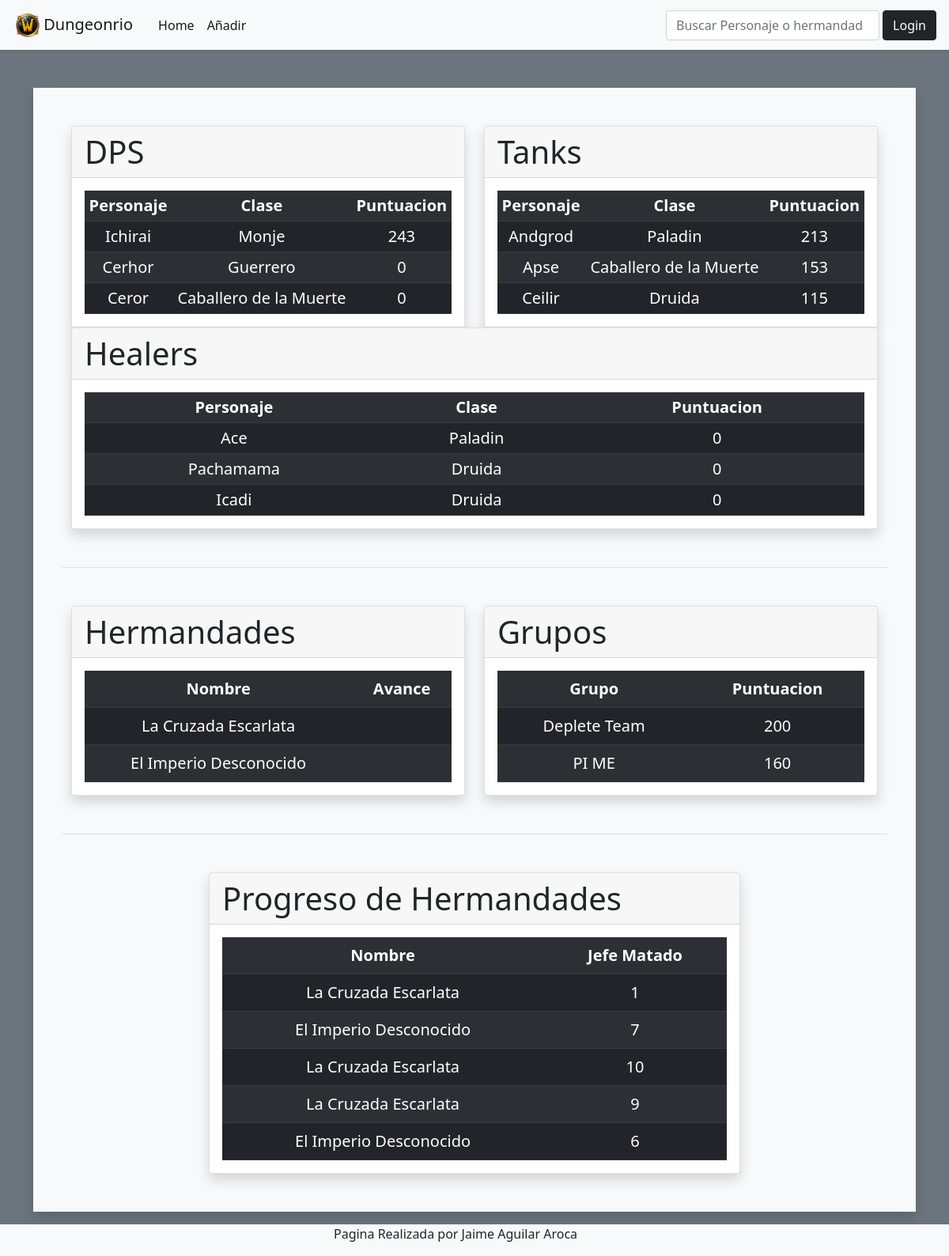
Before: / with the older database file.
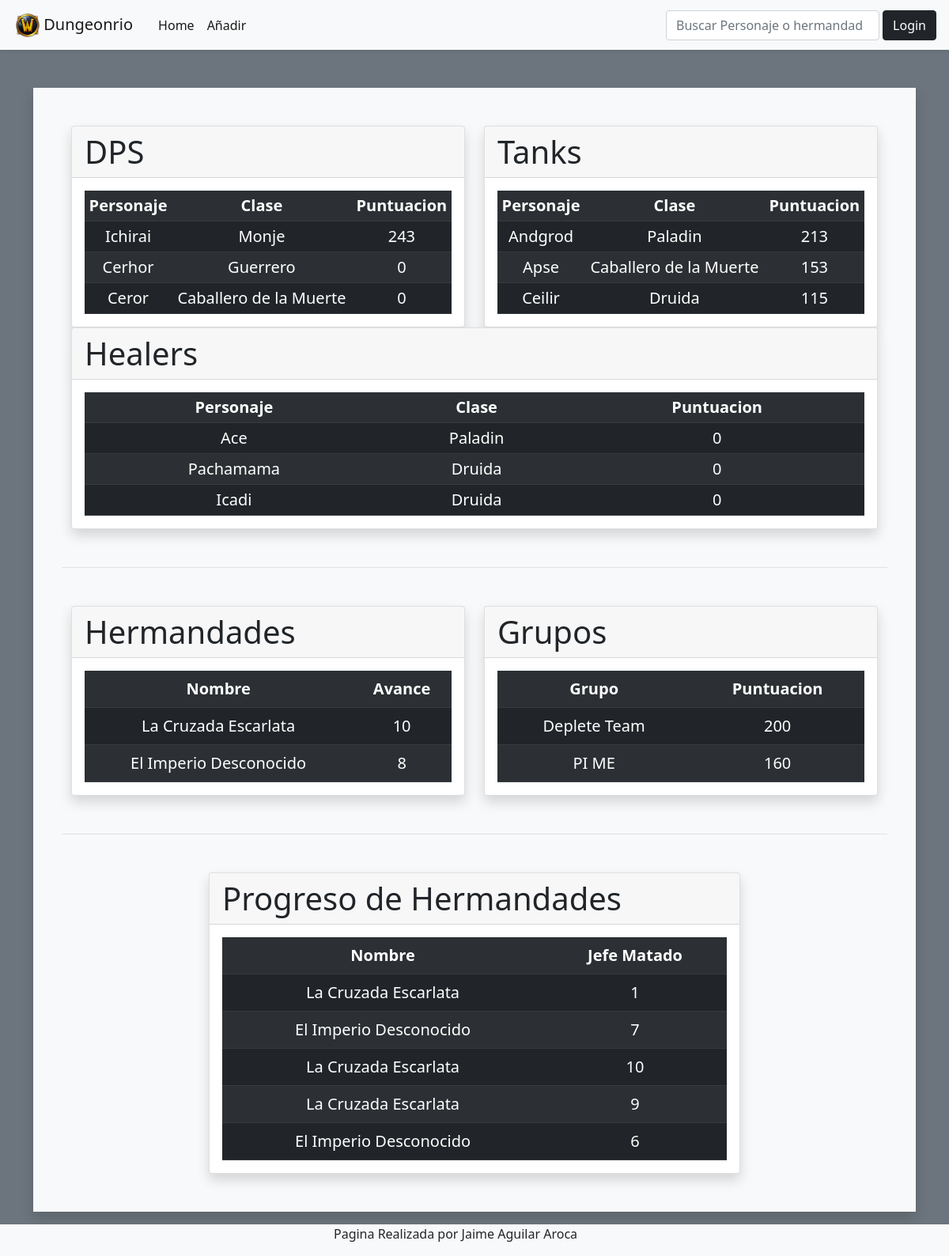
After: the same page with the newer database file.
### tables this page shows
CREATE TABLE personaje(ID INT AUTO_INCREMENT UNIQUE,
							nombre VARCHAR(20) UNIQUE,
							clase VARCHAR(50),
							especializacion VARCHAR(20),
							favorito BOOLEAN,
							ID_jugador INT,
							ID_hermandad INT,
							puntuacion INT,
							PRIMARY KEY (ID),
							FOREIGN KEY (ID_jugador) REFERENCES jugador(ID) ON DELETE CASCADE,
							FOREIGN KEY (ID_hermandad) REFERENCES hermandad(ID) ON DELETE CASCADE);

CREATE TABLE hermandad(ID INT AUTO_INCREMENT UNIQUE,
							nombre VARCHAR(50) UNIQUE,
							logo VARCHAR(20),
							descripcion VARCHAR(200),
							avance INT,
							PRIMARY KEY (ID));

CREATE TABLE grupo(ID INT AUTO_INCREMENT UNIQUE,
						nombre VARCHAR(50) UNIQUE,
						puntuacion INT,
						PRIMARY KEY (ID));

CREATE TABLE progreso(ID_hermandad INT,
							jefeMatado INT,
							fecha TIMESTAMP DEFAULT CURRENT_TIMESTAMP);

### backend.php (the view, shortened to what this page needs)
<?php
    function GetTopPersonajes($espec){
        $conection = mysqli_connect('127.0.0.1', 'root', '');
        mysqli_select_db($conection, "dungeonrio");
        $sql = "SELECT nombre, clase, puntuacion
                FROM personaje
                WHERE especializacion = '$espec'
                ORDER BY puntuacion DESC LIMIT 3";
        $result = mysqli_query($conection,$sql);
        echo "<table class='table table-dark table-striped table-sm'>";
        echo "<tr class='text-center'><th scope='col'>Personaje</th><th scope='col'>Clase</th><th scope='col'>Puntuacion</th></tr>";
        while ($row = mysqli_fetch_array($result)) {
            echo "<tr class='text-center'>";
            echo "<td scope='row'>".$row["nombre"]."</td>";
            echo "<td>".$row["clase"]."</td>";
            echo "<td>".$row["puntuacion"]."</td>";
            echo "</tr>";
        }
        echo "</table>";
    }
    function GetTopGrupos(){
        $conection = mysqli_connect('127.0.0.1', 'root', '');
        mysqli_select_db($conection, "dungeonrio");
        $sql = "SELECT nombre,puntuacion,ID
                FROM grupo
                ORDER BY puntuacion DESC LIMIT 3";
        $result = mysqli_query($conection,$sql);
        echo "<table class='table table-dark table-striped'>";
        echo "<tr class='text-center'><th scope='col'>Grupo</th><th scope='col'>Puntuacion</th></tr>";
        while ($row = mysqli_fetch_array($result)) {
            echo "<tr class='text-center'>";
            echo "<td scope='row'>".$row["nombre"]."</td>";
            echo "<td>".$row["puntuacion"]."</td>";
            echo "</tr>";
        }
        echo "</table>";
    }
    function GetTopHermandades(){
        $conection = mysqli_connect('127.0.0.1', 'root', '');
        mysqli_select_db($conection, "dungeonrio");
        $sql = "SELECT nombre,avance
                FROM hermandad ORDER BY avance DESC LIMIT 5";
        $result = mysqli_query($conection,$sql);
        echo "<table class='table table-dark table-striped'>";
        echo "<tr class='text-center'><th scope='col'>Nombre</th><th scope='col'>Avance</th></tr>";
        while ($row = mysqli_fetch_array($result)) {
            echo "<tr class='text-center'>";
            echo "<td scope='row'>".$row["nombre"]."</td>";
            echo "<td>".$row["avance"]."</td>";
            echo "</tr>";
        }
        echo "</table>";
    }
    function GetHermandadesProgreso(){
        $conection = mysqli_connect('127.0.0.1', 'root', '');
        mysqli_select_db($conection, "dungeonrio");
        $sql = "SELECT h.nombre, p.jefeMatado , fecha
                FROM progreso AS p INNER JOIN hermandad AS h ON p.ID_hermandad = h.ID ORDER BY fecha DESC LIMIT 5";
        $result = mysqli_query($conection,$sql);
        echo "<table class='table table-dark table-striped'>";
        echo "<tr class='text-center'><th scope='col'>Nombre</th><th scope='col'>Jefe Matado</th></tr>";
        while ($row = mysqli_fetch_array($result)) {
            echo "<tr class='text-center'>";
            echo "<td scope='row'>".$row["nombre"]."</td>";
            echo "<td>".$row["jefeMatado"]."</td>";
            echo "</tr>";
        }
        echo "</table>";
    }
?>

### index.php (shortened to what this page needs)
<!DOCTYPE html>
<html lang="es">
<head>
    <link href="https://cdn.jsdelivr.net/npm/bootstrap@5.1.3/dist/css/bootstrap.min.css" rel="stylesheet">
</head>
<?php
    include "backend.php";
?>
<body class=" bg-secondary">
    <header class="navbar navbar-expand-lg navbar-light bg-light shadow-sm">
            <div class="container-fluid">
                <a class="navbar-brand p-2" href="#">
                    <img src="img/logo.png" alt="logo" width="30" height="30" class="d-inline-block align-text-top">
                    Dungeonrio
                </a>
                <div class="collapse navbar-collapse" id="navbarSupportedContent">
                <ul class="navbar-nav me-auto mb-2 mb-lg-0">
                    <li class="nav-item">
                    <a class="nav-link active" aria-current="page" href="#">Home</a>
                    </li>
                    <li class="nav-item">
                    <a class="nav-link active" href="add.php">Añadir</a>
                    </li>
                </ul>
                <input style="width: 270px;" class="form-control" type="text" onkeyup="busqueda()" name="busqueda" id="busqueda" placeholder="Buscar Personaje o hermandad">
                <?php
                    if (!isset($_SESSION['user'])) {
                        echo "<a class='m-1 btn btn-dark' href='login.php'>Login</a>";
                    }
                ?>
                </div>
            </div>
    </header>
    <main class="container mt-5 mb-3">
        <div class="container bg-light p-5 shadow">
            <div class="row border-bottom pb-5">
                <div class="col-md">
                    <div class="card shadow">
                        <h1 class="card-header">DPS</h1>
                        <div class="card-body">
                            <blockquote class="blockquote mb-0">
                            <?php
                            GetTopPersonajes("DPS");
                            ?>
                            </blockquote>
                        </div>
                    </div>
                </div>
                <div class="col-md">
                    <div class="card shadow">
                        <h1 class="card-header">Tanks</h1>
                        <div class="card-body">
                            <blockquote class="blockquote mb-0">
                            <?php
                            GetTopPersonajes("Tank");
                            ?>
                            </blockquote>
                        </div>
                    </div>
                </div>
                <div class="col-md">
                    <div class="card shadow">
                        <h1 class="card-header">Healers</h1>
                        <div class="card-body">
                            <blockquote class="blockquote mb-0">
                            <?php
                            GetTopPersonajes("Healer");
                            ?>
                            </blockquote>
                        </div>
                    </div>
                </div>
            </div>
            <div class="row mt-5 border-bottom pb-5">
                <div class="col">
                    <div class="card shadow">
                        <h1 class="card-header">Hermandades</h1>
                        <div class="card-body">
                            <blockquote class="blockquote mb-0">
                            <?php
                            GetTopHermandades();
                            ?>
                            </blockquote>
                        </div>
                    </div>
                </div>
                <div class="col">
                    <div class="card shadow">
                        <h1 class="card-header">Grupos</h1>
                        <div class="card-body">
                            <blockquote class="blockquote mb-0">
                            <?php
                            GetTopGrupos();
                            ?>
                            </blockquote>
                        </div>
                    </div>
                </div>
            </div>
            <div class="row justify-content-center mt-5">
                <div class="col-8">
                    <div class="card shadow">
                        <h1 class="card-header">Progreso de Hermandades</h1>
                        <div class="card-body">
                            <blockquote class="blockquote mb-0">
                            <?php
                            GetHermandadesProgreso()
                            ?>
                            </blockquote>
                        </div>
                    </div>
                </div>
            </div>
        </div>
    </main>
    <footer class="container-fluid bg-light">
        <div class="container">
            <div class="row">
                <div class="col"></div>
                <div class="col">
                    <p>Pagina Realizada por Jaime Aguilar Aroca</p>
                </div>
                <div class="col"></div>
            </div>
        </div>
    </footer>
</body>
</html>

Changed rows visible on the page:
changed hermandad "La Cruzada Escarlata": avance (not shown) → "10"
changed hermandad "El Imperio Desconocido": avance (not shown) → "8"
